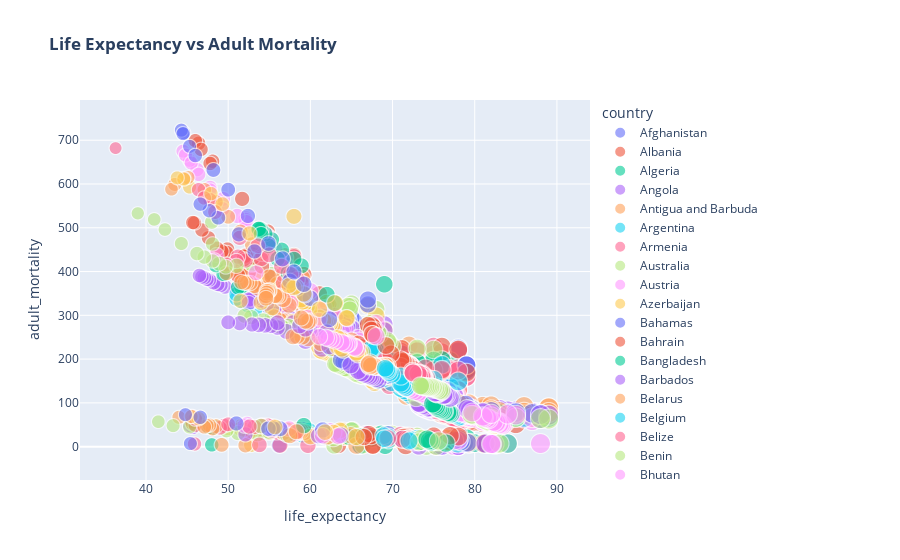

Notebook cell for this chart:
### Code cell
px.scatter(df,y='adult_mortality',x='life_expectancy',color='country',size='life_expectancy',opacity=0.6,title='<b> Life Expectancy vs Adult Mortality')
